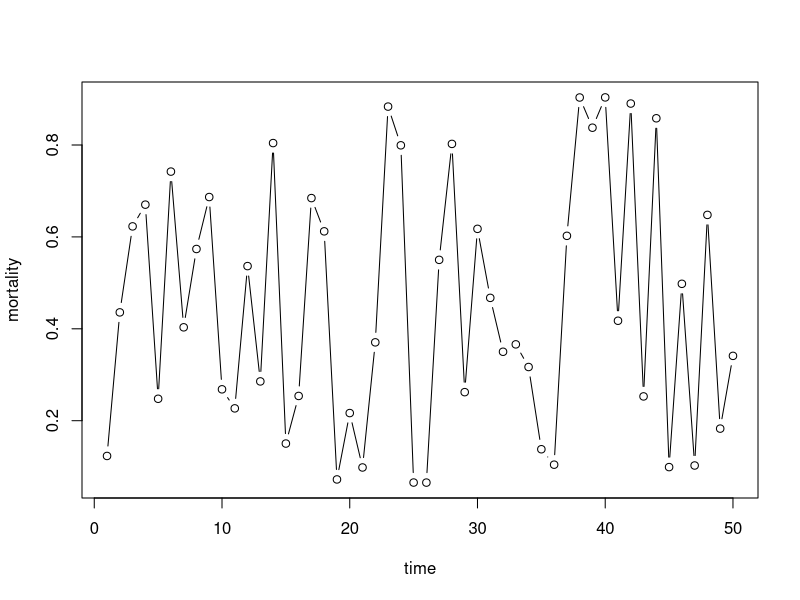

The R script that drew this image:
## ---- chunk 1
# creating a little chunk of R code
# 26 January 2016
# NJG

# create and print time and mortality data series
time <- 1:50
print(time)

mortality <- runif(50)
print(mortality)

# plot data with lines and points
plot(x=time, y=mortality,type="b")
